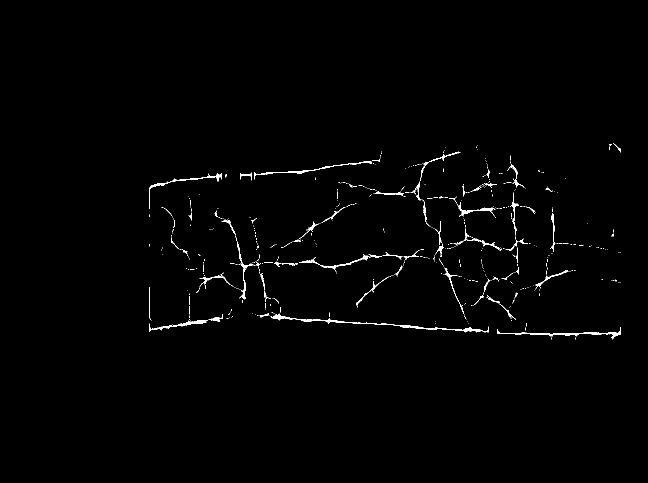
%> input picture 0.tiff, 1296 x 966 px (shown at 1/2 size)
$ octave test5.m   (GNU Octave 9; MATLAB toolbox functions it lacks are replaced by stand-ins)
%> lines starting %> are read from the running program, lines starting %| are printed output that depends on the picture; in (x1, y1, x2, y2) boxes, pixels count from 0 and x2, y2 are one past the last pixel; in counts of white or black regions, pixels touching at a corner belong together; the program's own positions count from 1
clear all;
close all;
clc;

load trans.mat;
img0 = imread('0.tiff');
%> img0: size 966x1296 logical; 0.89% white in thin lines or dots, all inside (x1, y1, x2, y2) = (299, 287, 1242, 680)
img1 = imread('1.tiff');
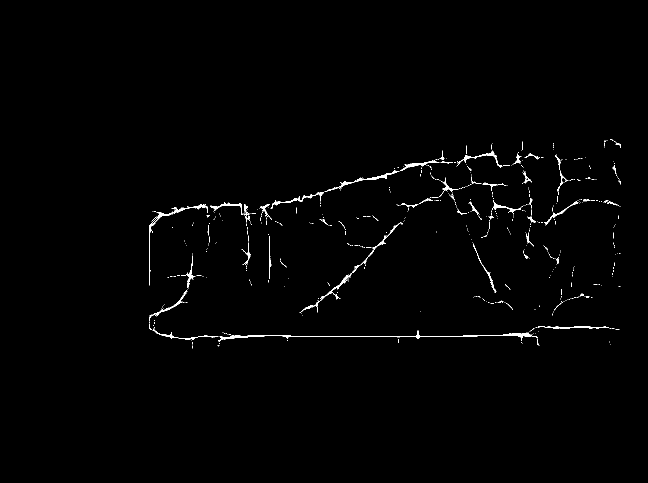
%> input picture 1.tiff, 1296 x 966 px (shown at 1/2 size)
%> img1: size 966x1296 logical; 0.83% white in thin lines or dots, all inside (x1, y1, x2, y2) = (299, 278, 1242, 697)
img2 = imread('2.tiff');
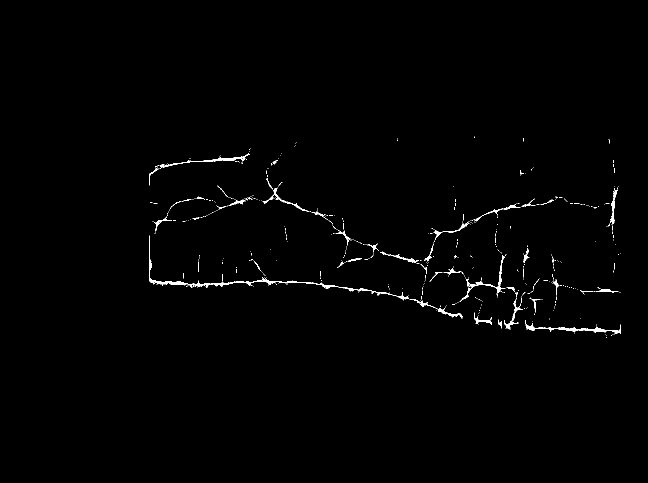
%> input picture 2.tiff, 1296 x 966 px (shown at 1/2 size)
%> img2: size 966x1296 logical; 0.74% white; 498 white regions (452 under 20 px), largest, box (x1, y1, x2, y2) and area: (299, 471, 717, 583) 1501, (1051, 640, 1242, 668) 808, (919, 510, 1011, 604) 607

se = strel('disk', 7);
img00 = imdilate(img0, se);
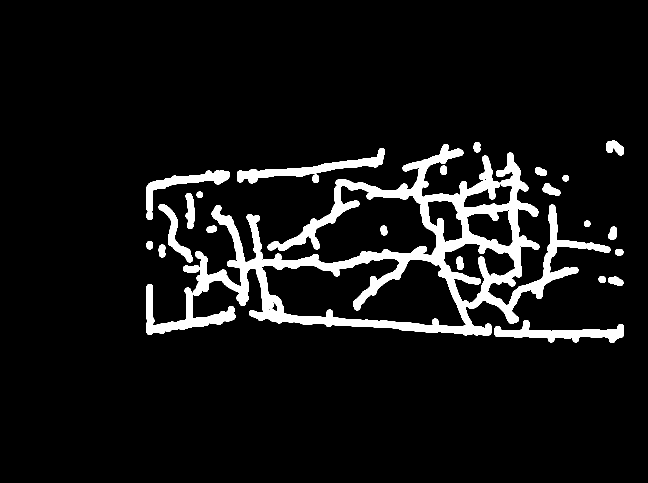
%> img00: size 966x1296 logical (shown at 1/2 size); 7.6% white; 26 white regions, largest, box (x1, y1, x2, y2) and area: (386, 288, 1221, 672) 68235, (293, 568, 471, 670) 5238, (474, 296, 770, 367) 4905
img11 = imdilate(img1, se);
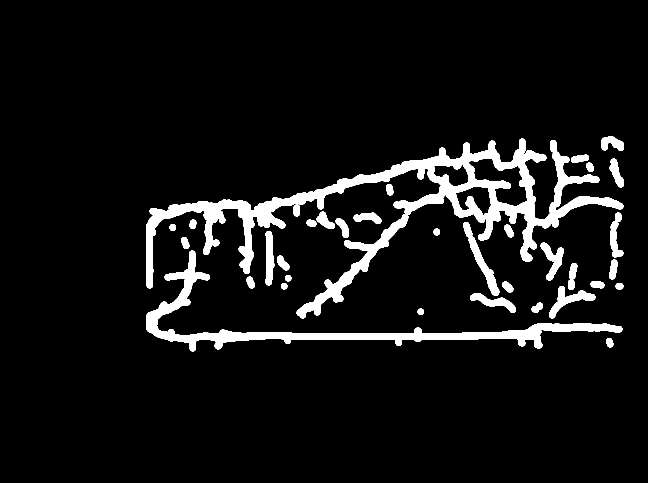
%> img11: size 966x1296 logical (shown at 1/2 size); 7.3% white; 35 white regions, largest, box (x1, y1, x2, y2) and area: (293, 277, 1247, 637) 51235, (293, 501, 1245, 703) 20069, (926, 444, 999, 592) 2275
img22 = imdilate(img2, se);
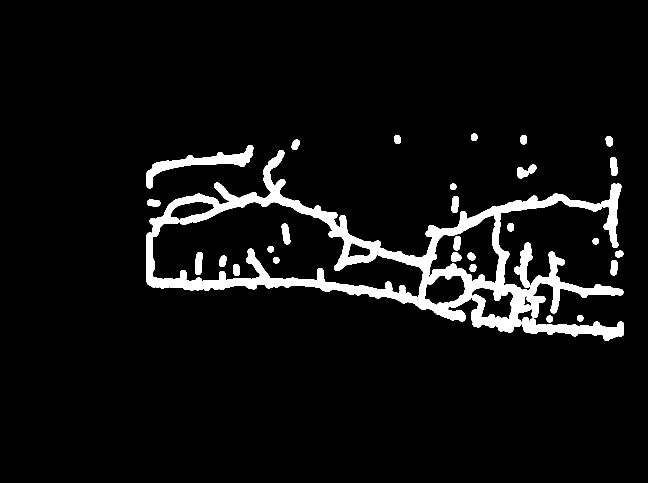
%> img22: size 966x1296 logical (shown at 1/2 size); 6.1% white; 30 white regions, largest, box (x1, y1, x2, y2) and area: (293, 300, 1247, 665) 58590, (293, 290, 507, 377) 4286, (1045, 634, 1248, 682) 4247

imwrite(img00, '00.tiff');
imwrite(img11, '11.tiff');
imwrite(img22, '22.tiff');

xmin = -12;
xmax = 12;
ymin = 0;
ymax = 90;
zmin = -9;
zmax = 13;

eps = 1e-6;
width = 2;

max_l = 0;
max_r = 0;
max_num = 0;

%> (the run ends here)
